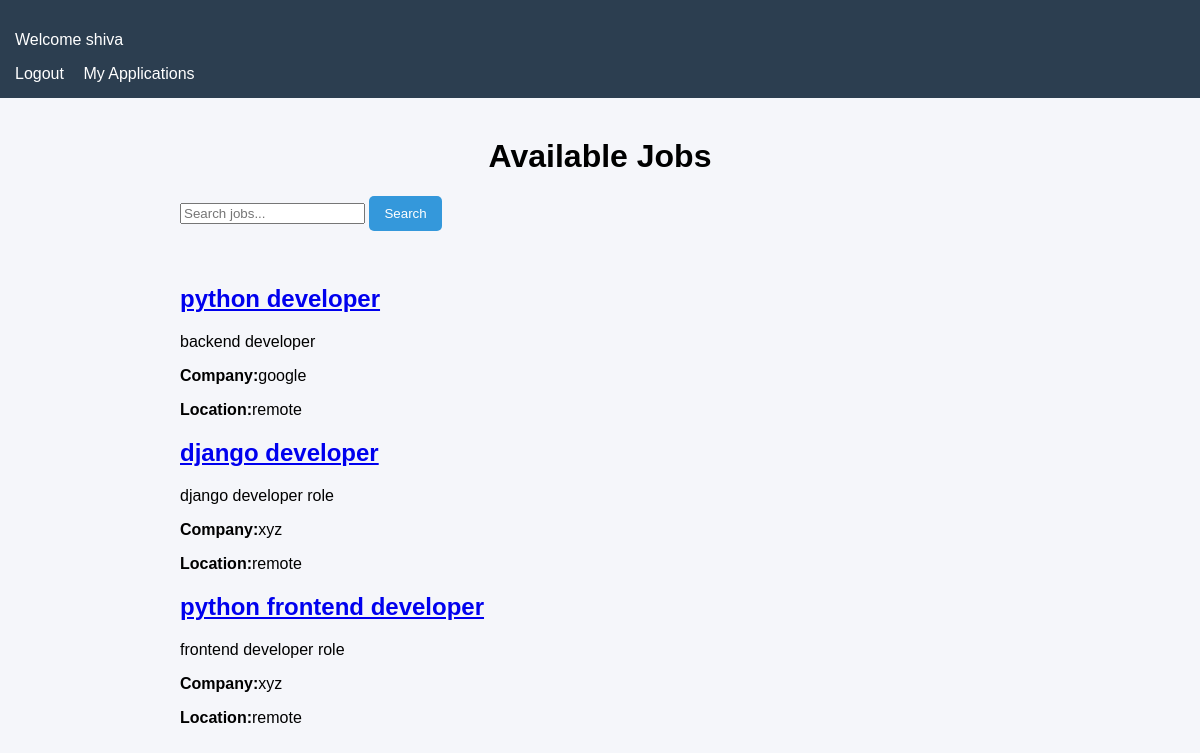
The app's page / (signed in) with its own data.
### jobs/models.py (models this page shows, shortened)
class Job(models.Model):
  title=models.CharField(max_length=200)
  company=models.CharField(max_length=200)
  location=models.CharField(max_length=200)
  description=models.TextField()
  posted_by=models.ForeignKey(User,on_delete=models.CASCADE)
  created_at=models.DateTimeField(auto_now_add=True)

### jobs/views.py (the view)
# urls.py: path("",views.job_list,name='job_list'),
def job_list(request):
  query=request.GET.get('q')
  if query:
    jobs=Job.objects.filter(Q(title__icontains=query)|Q(company__icontains=query)|Q(location__icontains=query))
  else:
    jobs= Job.objects.all()
  return render(request,"jobs/job_list.html",{"jobs":jobs})

### jobs/templates/jobs/job_list.html (shortened to what this page needs)
{% load static %}
<html>
<head>
  <link rel="stylesheet" href="{% static 'jobs/style.css' %}">
</head>
<body>
<div class="navbar">
{% if user.is_authenticated %}
  <p>Welcome {{ user.username }}</p>
  <a href="{% url 'logout' %}">Logout</a>
  <a href="{% url 'my_applications' %}">My Applications</a>
{% else %}
  <a href="/login/">Login</a>
  <a href="/register/">Register</a>
{% endif %}
</div>
<div class="container">
<h1>Available Jobs</h1>
<form method="GET">
<input type="text" name="q" placeholder="Search jobs..." >
<button type="submit">Search</button>
</form>
<br>
{% for job in jobs %}
<div>
  <h2><a href="{%url 'job_detail' job.id %}">{{job.title}}</a></h2>
  <p>{{job.description}}</p>
  <p><strong>Company:</strong>{{job.company}}</p>
  <p><strong>Location:</strong>{{job.location}}</p>
</div>
{% endfor %}
</div>
</body>
</html>

### jobs/static/jobs/style.css (style rules this page uses)
body { font-family: Arial, sans-serif; background:#f5f6fa; margin:0; padding:0; }
.container { width:70%; margin:auto; margin-top:40px; }
h1 { text-align:center; }
button { background:#3498db; color:white; border:none; padding:10px 15px; border-radius:5px; cursor:pointer; }
.navbar { background:#2c3e50; color:white; padding:15px; }
.navbar a { color:white; margin-right:15px; text-decoration:none; }

### records on screen
Job: title "python developer", description "backend developer", company "google", location "remote"
Job: title "django developer", description "django developer role", company "xyz", location "remote"
Job: title "python frontend developer", description "frontend developer role", company "xyz", location "remote"

### other values on screen
{{ user.username }} "shiva"
